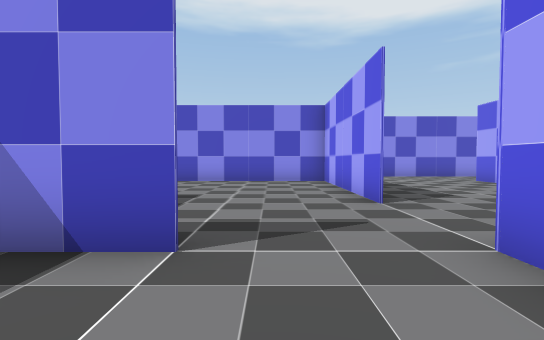
View 1 (above)

17 first-person views from a walk through a scene from a Unity 3-D project. The camera is 1.4 m above the floor, tilts 2° down and sees 85° across. The floor is counted in squares, 2 m on a side. Each view is taken from the middle of a square. On the plan, view 1 faces up. The plan holds only what a view shows up to about 10 squares ahead; the rest is blank. The player character is not drawn. Some animated figures are not drawn.

View 2
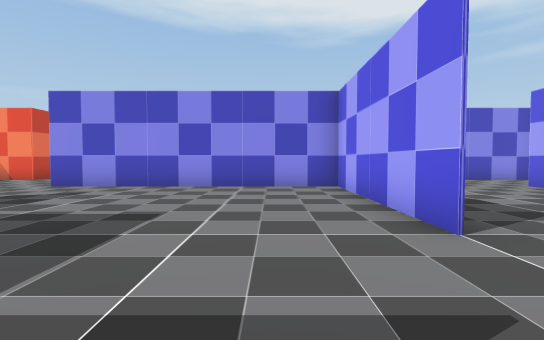

View 3
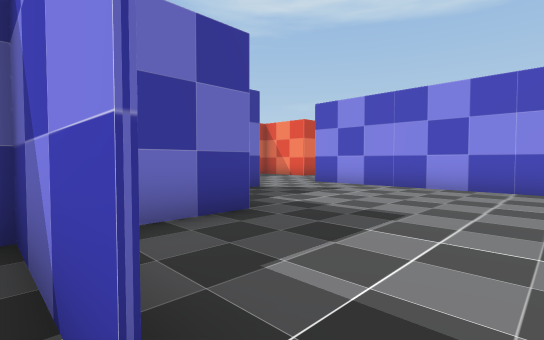

View 4
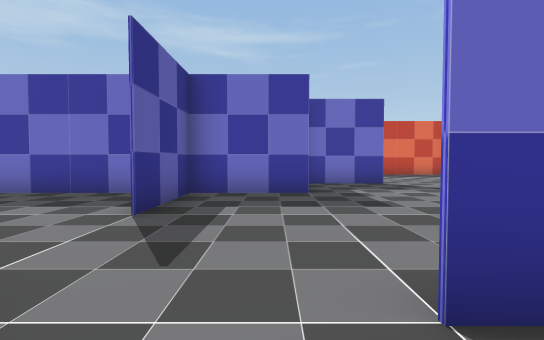

View 5
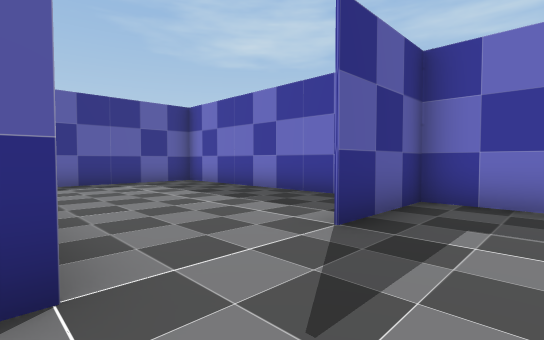

View 6
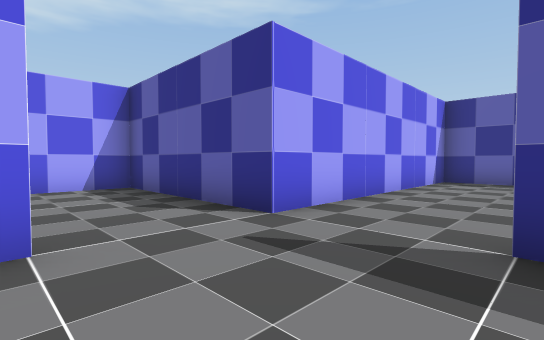

View 7
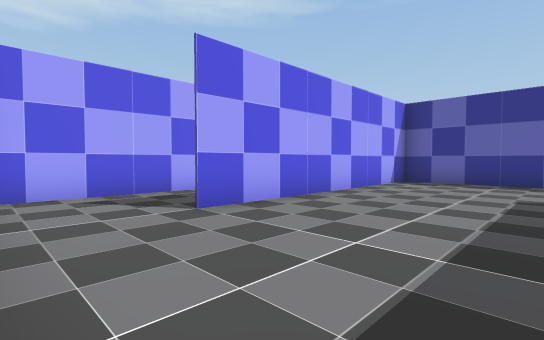

View 8
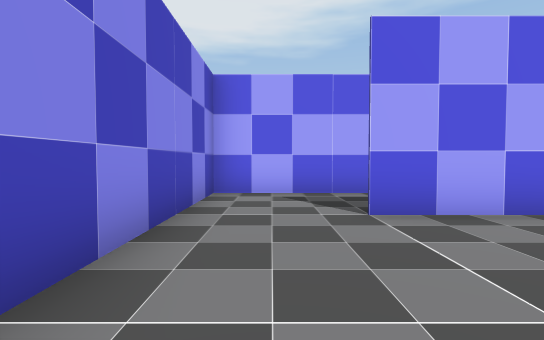

View 9
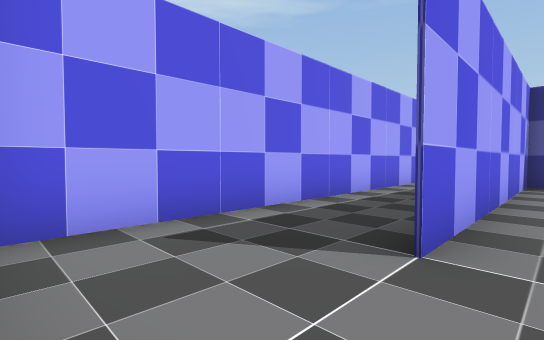

View 10
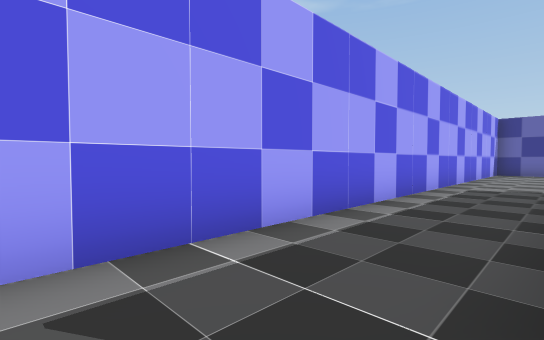

View 11
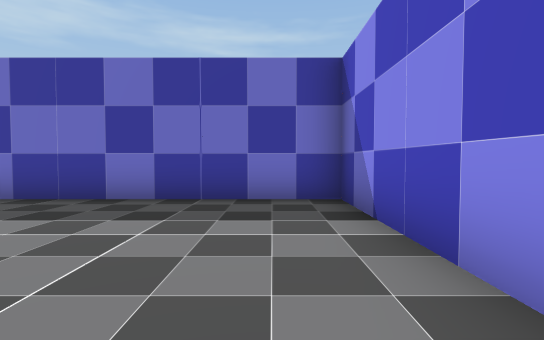

View 12
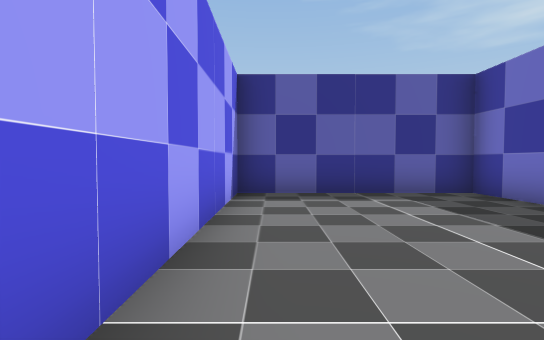

View 13
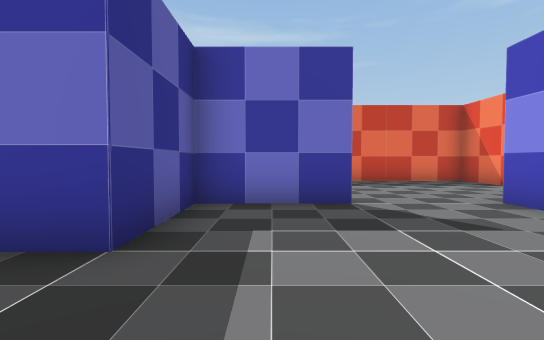

View 14
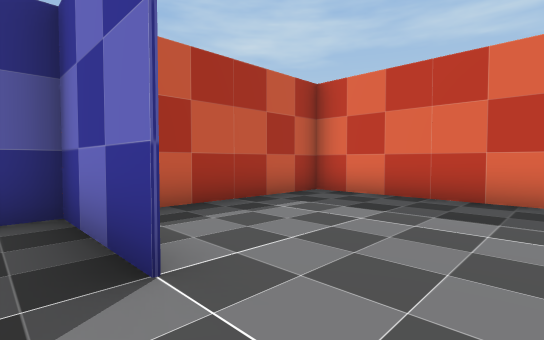

View 15
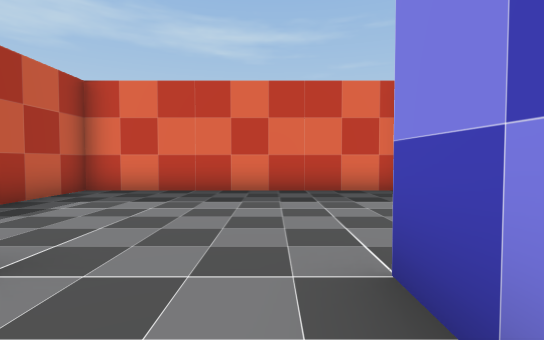

View 16
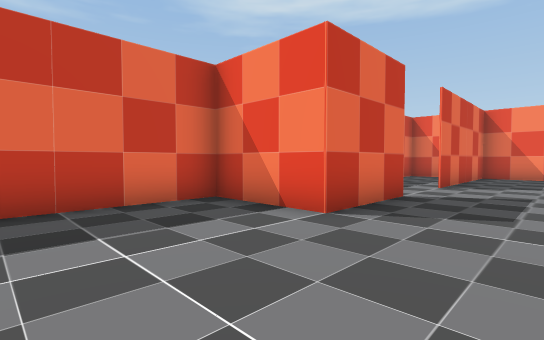

View 17
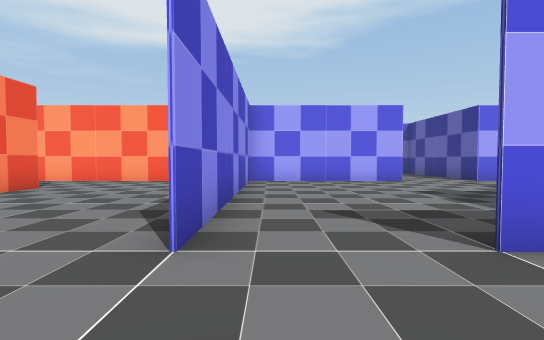

### Floor plan
Points are (right, up) in squares from view 1. A wall is a line through its corners. A room is listed if a view was taken in it or the views show most of it. See-through windows are left out.
Room 1 (views 1, 2, 3, 12)
walls: (-0.6, 2.2) (-3.2, 2.2); (-3.2, 2) (-3.2, -5.2) (1.7, -5.2) (1.7, 2.3)
ways out: opening at (0.5, 2) to room 3
Room 2 (views 4, 5, 7, 8, 9, 10, 11)
walls: (1.7, 2.3) (6.7, 2.3) (6.7, 9.9); (9.2, 0.5) (9.2, 12.2) (1.8, 12.2) (1.8, 4.6)
ways out: opening at (2, 3.5) to room 3; opening at (8.5, 0.5)
Room 3 (views 6, 13, 14, 15, 16)
walls: (-3.2, 2.3) (-0.6, 2.3); (-5.7, 7.4) (-5.7, 4.8); (1.7, 4.6) (1.7, 9.7) (-5.9, 9.7); (-6, 4.8) (-3.2, 4.8) (-3.2, 2)
ways out: opening at (0.5, 2) to room 1; opening at (2, 3.5) to room 2; opening at (-6, 8.5) to room 4
Room 4 (view 17)
walls: (-5.8, 6.9) (-5.8, 7.4); (-8.2, 12.2) (-10.7, 12.2) (-10.7, 4.8) (-6, 4.8)
ways out: opening at (-6, 8.5) to room 3; opening at (-7, 11) to room 5
Room 5 (no view inside)
walls: (-0.6, 14.7) (-1.9, 14.7); (1.7, 12.2) (1.7, 15.6); (-8.2, 14.9) (-8.2, 12.2)
ways out: opening at (-7, 11) to room 4; opening at (-6.5, 14); opening at (0.5, 15)

Positions as (right, up) in squares from view 1, and headings:
1: (0, 0), facing up
2: (0, 2), facing up
3: (0, 2), facing up-left
4: (3, 4), facing left
5: (2, 4), facing down-left
6: (-1, 5), facing down-right
7: (3, 12), facing down-right
8: (3, 11), facing right
9: (6, 12), facing down-right
10: (7, 11), facing down-right
11: (7, 11), facing left
12: (1, 1), facing down
13: (-1, 6), facing left
14: (-5, 9), facing down-left
15: (-4, 9), facing left
16: (-6, 9), facing up-left
17: (-8, 9), facing right
